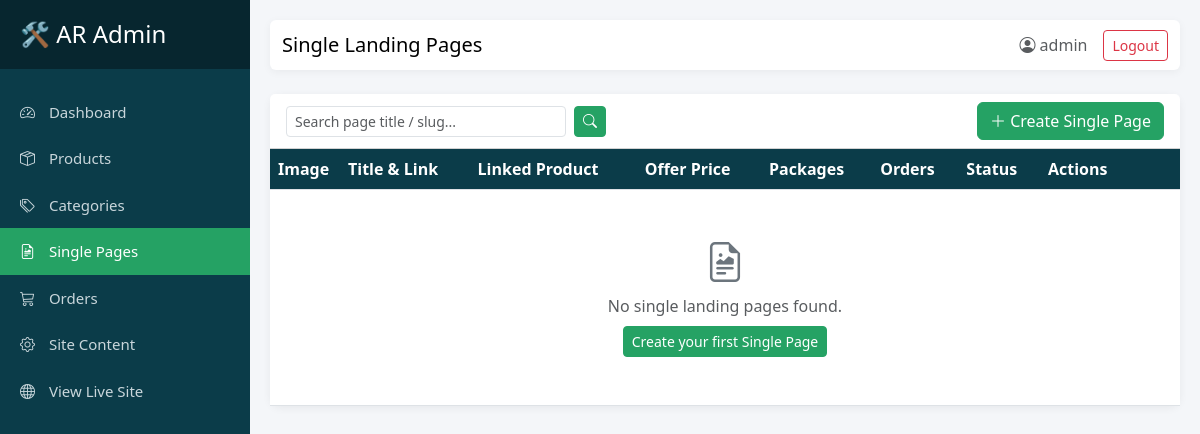
The page /dashboard/single-pages/ (signed in) on the database as committed earlier.
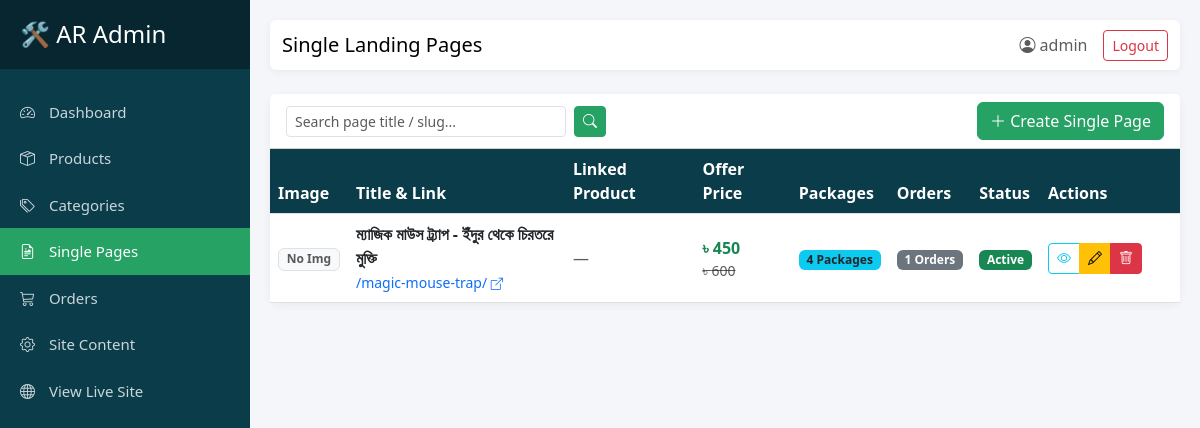
The same page on the database as committed later.
### landingpage/models.py (models this page shows, shortened)
class SinglePage(models.Model):
    title = models.CharField(max_length=200, help_text="Page title / Internal name")
    slug = models.SlugField(max_length=200, unique=True, help_text="Unique URL link, e.g. magic-mouse-trap")
    linked_product = models.ForeignKey(Product, on_delete=models.SET_NULL, null=True, blank=True, help_text="Optional linked product from inventory")
    is_active = models.BooleanField(default=True, help_text="Uncheck to temporarily hide this page")
    created_at = models.DateTimeField(auto_now_add=True)
    updated_at = models.DateTimeField(auto_now=True)
    announcement_text = models.CharField(max_length=255, default="🔥 সীমিত সময়ের অফার! স্টক শেষ হওয়ার আগেই অর্ডার করুন! 🔥")
    brand_name = models.CharField(max_length=100, blank=True, default="", help_text="Leave blank to use Site Name")
    header_cta_text = models.CharField(max_length=50, default="অর্ডার করুন")
    hero_title = models.CharField(max_length=255, default="ইঁদুরের যন্ত্রণায় অতিষ্ঠ? চিরতরে মুক্তি পান ম্যাজিক মাউস ট্র্যাপ দিয়ে!")
    hero_subtitle = models.TextField(blank=True, default="কোনো বিষ বা আঠা ছাড়া, ১০০% নিরাপদ এবং বারবার ব্যবহারযোগ্য।")
    hero_image = models.ImageField(upload_to='landingpages/', blank=True, null=True)
    video_url = models.URLField(blank=True, null=True, help_text="Optional YouTube embed link")
    auto_scroll_images = models.BooleanField(default=True, help_text="Automatically slide hero gallery images")
    auto_scroll_interval = models.PositiveIntegerField(default=3, help_text="Slide change interval in seconds")
    regular_price = models.DecimalField(max_digits=10, decimal_places=2, default=600)
    discount_price = models.DecimalField(max_digits=10, decimal_places=2, default=450)
    delivery_note = models.CharField(max_length=150, default="সারা বাংলাদেশে ক্যাশ অন ডেলিভারি!")
    hero_cta_text = models.CharField(max_length=50, default="এখনই অর্ডার করুন")
    features_title = models.CharField(max_length=200, default="কেন আমাদের মাউস ট্র্যাপ সেরা?")
    feature_1_icon = models.CharField(max_length=50, default="fas fa-leaf", help_text="FontAwesome icon class")
    feature_1_title = models.CharField(max_length=150, default="১০০% বিষমুক্ত ও নিরাপদ")
    feature_1_desc = models.TextField(default="বাচ্চা বা পোষা প্রাণীর জন্য কোনো ক্ষতিকর বিষ বা রাসায়নিক ব্যবহার করা হয়নি।")
    feature_2_icon = models.CharField(max_length=50, default="fas fa-sync-alt")
    feature_2_title = models.CharField(max_length=150, default="বারবার ব্যবহারযোগ্য")
    feature_2_desc = models.TextField(default="মজবুত প্লাস্টিক দিয়ে তৈরি, ধুয়ে বারবার ব্যবহার করা যায়। একবার কিনলেই চলবে বহুবছর।")
    feature_3_icon = models.CharField(max_length=50, default="fas fa-bolt")
    feature_3_title = models.CharField(max_length=150, default="তাত্ক্ষণিক সমাধান")
    feature_3_desc = models.TextField(default="শক্তিশালী স্প্রিং মেকানিজমের কারণে ইঁদুর ধরা পড়ে চোখের পলকে, পালানোর কোনো সুযোগ নেই।")
    feature_4_icon = models.CharField(max_length=50, default="fas fa-hand-sparkles")
    feature_4_title = models.CharField(max_length=150, default="পরিষ্কার করা সহজ")
    feature_4_desc = models.TextField(default="মৃত ইঁদুর হাত দিয়ে না ধরেই সহজে ফেলে দেওয়া যায়, যা অত্যন্ত স্বাস্থ্যকর।")
    delivery_inside_dhaka = models.IntegerField(default=60)
    delivery_outside_dhaka = models.IntegerField(default=120)
    form_title = models.CharField(max_length=200, default="অর্ডার কনফার্ম করতে নিচের ফর্মটি পূরণ করুন")
    submit_button_text = models.CharField(max_length=100, default="অর্ডার কনফার্ম করুন")
    footer_helpline = models.CharField(max_length=50, blank=True, default="", help_text="Leave blank to use Site Helpline")
    footer_email = models.CharField(max_length=100, blank=True, default="", help_text="Support email")
    footer_copyright = models.CharField(max_length=200, blank=True, default="")
    class Meta:
        ordering = ['-created_at']

### custom_admin/views.py (the view)
# urls.py: path('single-pages/', views.single_page_list, name='single_page_list'),
@login_required(login_url='custom_admin:login')
@user_passes_test(is_staff_user, login_url='custom_admin:login')
def single_page_list(request):
    query = request.GET.get('q', '').strip()
    pages = SinglePage.objects.annotate(order_count=Count('orders')).select_related('linked_product').prefetch_related('bundles').all()
    if query:
        pages = pages.filter(Q(title__icontains=query) | Q(slug__icontains=query))
    return render(request, 'custom_admin/single_page_list.html', {'pages': pages, 'query': query})

### custom_admin/views.py (called while the page is built)
def is_staff_user(user):
    return user.is_active and user.is_staff

### custom_admin/templates/custom_admin/single_page_list.html (shortened to what this page needs)
{% extends 'custom_admin/base.html' %}
{% block page_title %}Single Landing Pages{% endblock %}
{% block content %}
<div class="card stat-card">
    <div class="card-header bg-white d-flex justify-content-between align-items-center flex-wrap gap-2">
        <form method="get" class="d-flex" style="width:320px;">
            <input type="text" name="q" value="{{ query }}" class="form-control form-control-sm me-2" placeholder="Search page title / slug...">
            <button class="btn btn-sm btn-primary"><i class="bi bi-search"></i></button>
        </form>
        <a href="{% url 'custom_admin:single_page_create' %}" class="btn btn-primary"><i class="bi bi-plus-lg"></i> Create Single Page</a>
    </div>
    <div class="card-body p-0">
        <div class="table-responsive">
            <table class="table table-hover mb-0 align-middle">
                <thead>
                    <tr>
                        <th style="width:70px;">Image</th>
                        <th>Title & Link</th>
                        <th>Linked Product</th>
                        <th>Offer Price</th>
                        <th>Packages</th>
                        <th>Orders</th>
                        <th>Status</th>
                        <th style="width:140px;">Actions</th>
                    </tr>
                </thead>
                <tbody>
                    {% for page in pages %}
                    <tr>
                        <td>
                            {% if page.hero_image %}
                                <img src="{{ page.hero_image.url }}" width="50" height="40" style="object-fit:cover;border-radius:6px;border:1px solid #dee2e6;">
                            {% elif page.linked_product and page.linked_product.image %}
                                <img src="{{ page.linked_product.image.url }}" width="50" height="40" style="object-fit:cover;border-radius:6px;border:1px solid #dee2e6;">
                            {% else %}
                                <span class="badge bg-light text-muted border">No Img</span>
                            {% endif %}
                        </td>
                        <td>
                            <strong class="d-block text-dark">{{ page.title }}</strong>
                            <a href="/{{ page.slug }}/" target="_blank" class="text-decoration-none small text-primary">
                                /{{ page.slug }}/ <i class="bi bi-box-arrow-up-right small"></i>
                            </a>
                        </td>
                        <td>
                            {% if page.linked_product %}
                                <span class="badge bg-light text-dark border">{{ page.linked_product.title|truncatechars:25 }}</span>
                            {% else %}
                                <span class="text-muted">—</span>
                            {% endif %}
                        </td>
                        <td>
                            <span class="text-success fw-bold">৳ {{ page.discount_price|floatformat:0 }}</span>
                            {% if page.regular_price %}
                                <small class="text-muted text-decoration-line-through d-block">৳ {{ page.regular_price|floatformat:0 }}</small>
                            {% endif %}
                        </td>
                        <td>
                            <span class="badge bg-info text-dark">{{ page.bundles.all|length }} Packages</span>
                        </td>
                        <td>
                            <a href="{% url 'custom_admin:order_list' %}?q={{ page.title }}" class="badge bg-secondary text-decoration-none">
                                {{ page.order_count }} Orders
                            </a>
                        </td>
                        <td>
                            {% if page.is_active %}
                                <span class="badge bg-success">Active</span>
                            {% else %}
                                <span class="badge bg-secondary">Inactive</span>
                            {% endif %}
                        </td>
                        <td>
                            <div class="btn-group btn-group-sm">
                                <a href="/{{ page.slug }}/" target="_blank" class="btn btn-outline-info" title="Preview Live Page">
                                    <i class="bi bi-eye"></i>
                                </a>
                                <a href="{% url 'custom_admin:single_page_edit' page.pk %}" class="btn btn-warning" title="Edit Page">
                                    <i class="bi bi-pencil"></i>
                                </a>
                                <a href="{% url 'custom_admin:single_page_delete' page.pk %}" class="btn btn-danger" title="Delete Page">
                                    <i class="bi bi-trash"></i>
                                </a>
                            </div>
                        </td>
                    </tr>
                    {% empty %}
                    <tr>
                        <td colspan="8" class="text-center text-muted py-5">
                            <i class="bi bi-file-earmark-richtext display-6 d-block mb-2 text-secondary"></i>
                            No single landing pages found.<br>
                            <a href="{% url 'custom_admin:single_page_create' %}" class="btn btn-sm btn-primary mt-2">Create your first Single Page</a>
                        </td>
                    </tr>
                    {% endfor %}
                </tbody>
            </table>
        </div>
    </div>
</div>
{% endblock %}

### custom_admin/templates/custom_admin/base.html (shortened to what this page needs)
<!DOCTYPE html>
<html lang="en">
<head>
    <link href="https://cdn.jsdelivr.net/npm/bootstrap@5.3.3/dist/css/bootstrap.min.css" rel="stylesheet">
    <link href="https://cdn.jsdelivr.net/npm/bootstrap-icons@1.11.3/font/bootstrap-icons.css" rel="stylesheet">
</head>
<body>
<div class="d-flex">
    <nav id="sidebar">
        <div class="sidebar-header">
            <h4 class="mb-0">🛠️ AR Admin</h4>
        </div>
        <ul class="list-unstyled components">
            <li>
                <a href="{% url 'custom_admin:dashboard' %}" class="{% if request.resolver_match.url_name == 'dashboard' %}active{% endif %}">
                    <i class="bi bi-speedometer2"></i> Dashboard
                </a>
            </li>
            <li>
                <a href="{% url 'custom_admin:product_list' %}" class="{% if 'product' in request.resolver_match.url_name %}active{% endif %}">
                    <i class="bi bi-box-seam"></i> Products
                </a>
            </li>
            <li>
                <a href="{% url 'custom_admin:category_list' %}" class="{% if 'category' in request.resolver_match.url_name %}active{% endif %}">
                    <i class="bi bi-tags"></i> Categories
                </a>
            </li>
            <li>
                <a href="{% url 'custom_admin:single_page_list' %}" class="{% if 'single_page' in request.resolver_match.url_name %}active{% endif %}">
                    <i class="bi bi-file-earmark-richtext"></i> Single Pages
                </a>
            </li>
            <li>
                <a href="{% url 'custom_admin:order_list' %}" class="{% if 'order' in request.resolver_match.url_name %}active{% endif %}">
                    <i class="bi bi-cart3"></i> Orders
                </a>
            </li>
            <li>
                <a href="{% url 'custom_admin:site_setting_edit' %}" class="{% if 'site_setting' in request.resolver_match.url_name %}active{% endif %}">
                    <i class="bi bi-gear"></i> Site Content
                </a>
            </li>
            <li>
                <a href="/" target="_blank"><i class="bi bi-globe"></i> View Live Site</a>
            </li>
        </ul>
    </nav>
    <div id="content">
        <nav class="navbar navbar-expand-lg navbar-custom mb-4 rounded">
            <div class="container-fluid">
                <span class="navbar-brand mb-0 h4">{% block page_title %}Dashboard{% endblock %}</span>
                <div class="ms-auto d-flex align-items-center">
                    <span class="me-3 text-muted"><i class="bi bi-person-circle"></i> {{ request.user.username }}</span>
                    <form method="post" action="{% url 'custom_admin:logout' %}" class="m-0">
                        <button type="submit" class="btn btn-sm btn-outline-danger">Logout</button>
                    </form>
                </div>
            </div>
        </nav>
        {% block content %}{% endblock %}
    </div>
</div>
</body>
</html>

### custom_admin/templates/custom_admin/base.html (style rules this page uses)
body { background: #f4f6f9; }
:root { --brand-teal:#0B3C49; --brand-tealDark:#07262F; --brand-green:#25A264; --brand-greenHover:#1E8752; }
#sidebar { min-width: 250px; max-width: 250px; background: var(--brand-teal); color: #fff; min-height: 100vh; transition: all 0.3s; }
#sidebar .sidebar-header { padding: 20px; background: var(--brand-tealDark); }
#sidebar ul.components { padding: 20px 0; }
#sidebar ul li a { padding: 12px 20px; font-size: 15px; display: block; color: #c9d6db; text-decoration: none; }
#sidebar ul li a.active { color: #fff; background: var(--brand-green); }
#sidebar ul li a i { margin-right: 10px; }
#content { width: 100%; padding: 20px; min-height: 100vh; }
.stat-card { border: none; border-radius: 10px; box-shadow: 0 2px 8px rgba(0,0,0,0.06); }
.navbar-custom { background: #fff; box-shadow: 0 2px 8px rgba(0,0,0,0.05); }
.table thead th { background: var(--brand-teal); color: #fff; }
.btn-primary { background: var(--brand-green); border-color: var(--brand-green); }

Rows that differ between the two databases and show on the page:
added SinglePage: hero_image "No Img", title "ম্যাজিক মাউস ট্র্যাপ - ইঁদুর থেকে চিরতরে মুক্তি", slug "magic-mouse-trap", discount_price "450", regular_price "600", bundles.all|length "4", order_count "1", is_active "Active"
Other text that changed with them:
text no longer shown: "No single landing pages found. Create your first Single Page"
